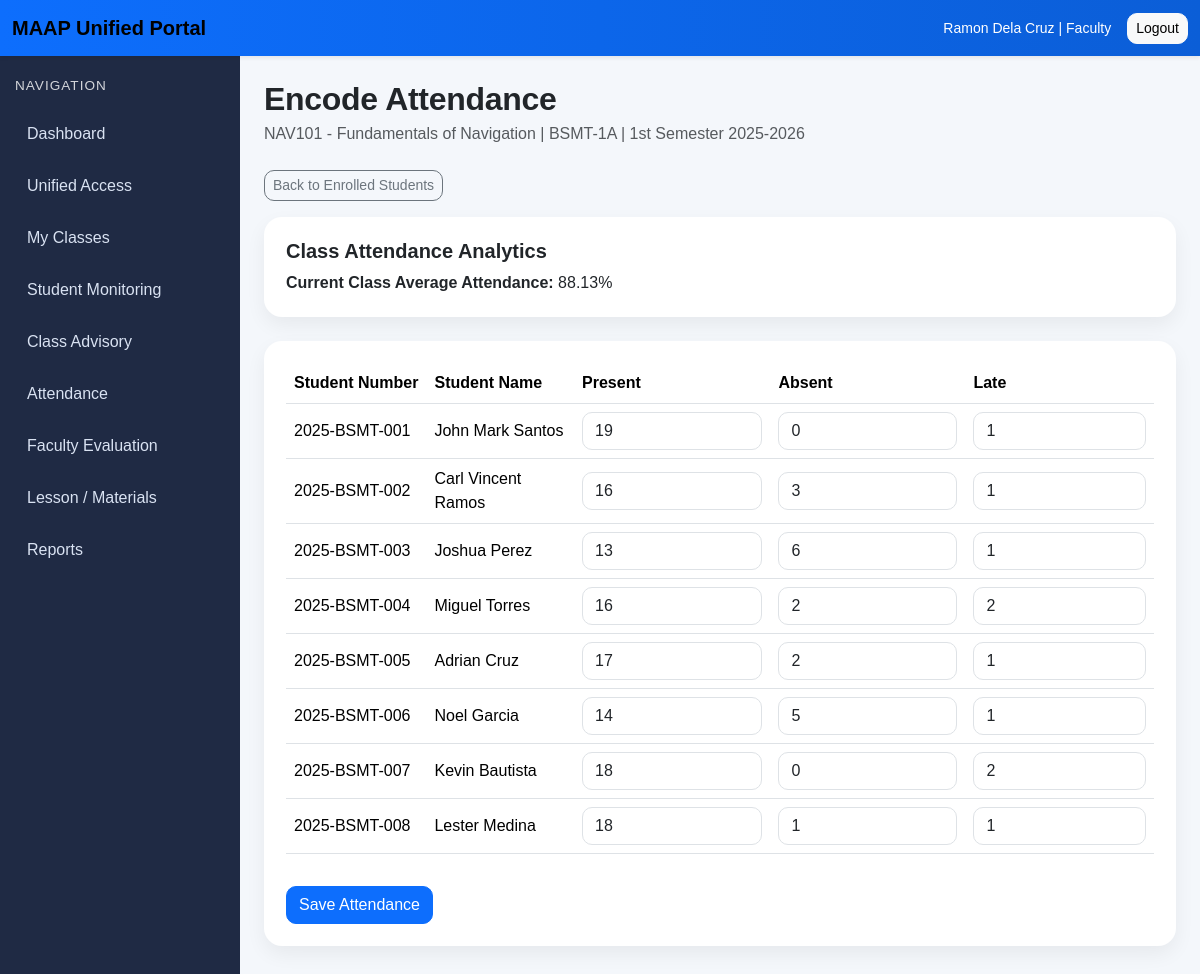
/academics/faculty/classes/1/attendance/ (signed in), run on an earlier commit of the app's database.
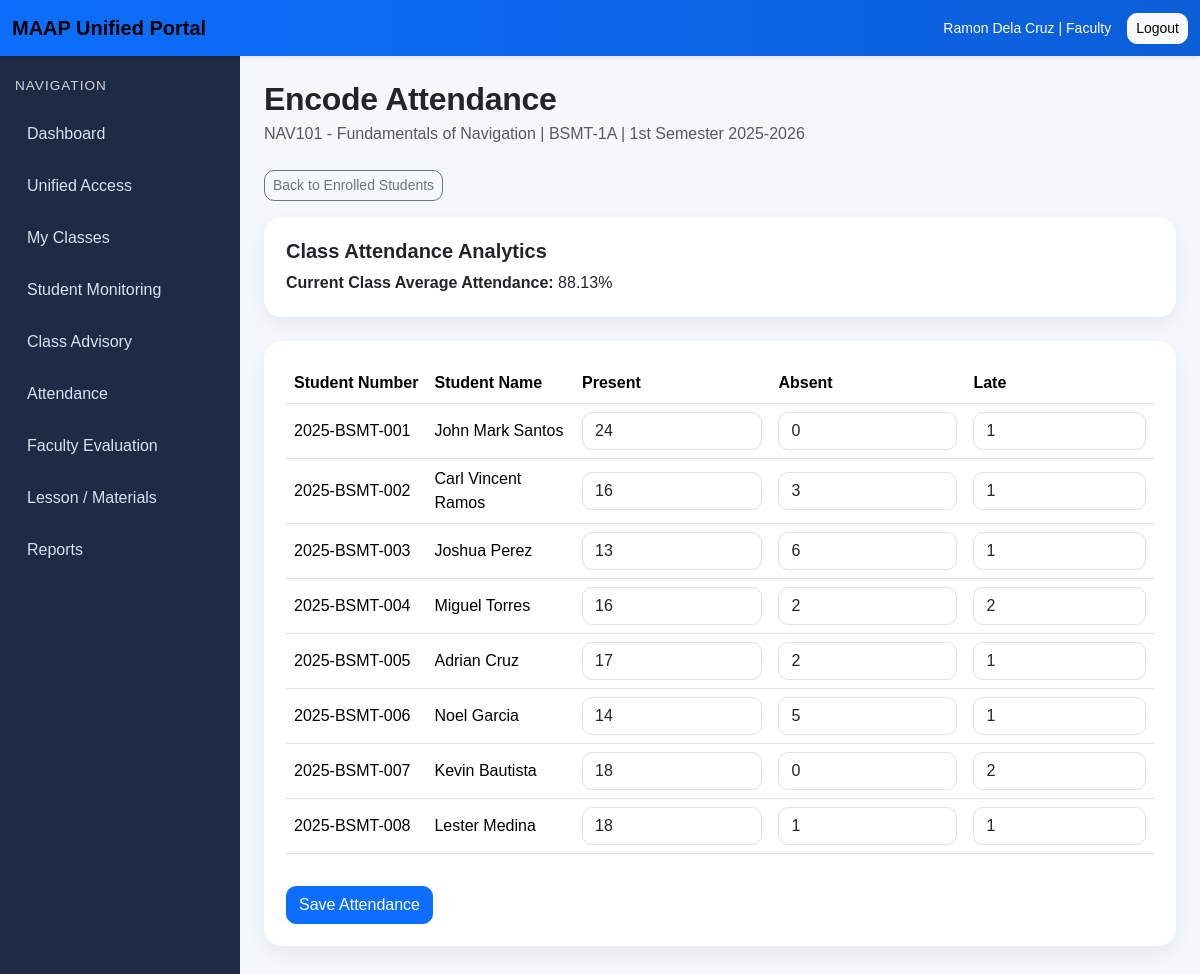
And on a later commit of the database.
### academics/models.py (models this page shows, shortened)
class Enrollment(models.Model):
    student = models.ForeignKey(
        StudentProfile,
        on_delete=models.CASCADE,
        related_name="enrollments"
    )
    class_section = models.ForeignKey(
        ClassSection,
        on_delete=models.CASCADE,
        related_name="enrollments"
    )
    enrolled_at = models.DateTimeField(auto_now_add=True)
    class Meta:
        ordering = ["student__student_number"]
        unique_together = ("student", "class_section")

class AttendanceSummary(models.Model):
    enrollment = models.OneToOneField(
        Enrollment,
        on_delete=models.CASCADE,
        related_name="attendance_summary"
    )
    present_count = models.PositiveIntegerField(default=0)
    absent_count = models.PositiveIntegerField(default=0)
    late_count = models.PositiveIntegerField(default=0)
    attendance_percent = models.DecimalField(max_digits=5, decimal_places=2, default=0)
    status = models.CharField(max_length=20, blank=True)
    updated_at = models.DateTimeField(auto_now=True)
    class Meta:
        ordering = ["enrollment__class_section", "enrollment__student__student_number"]

class StudentProfile(models.Model):
    user = models.OneToOneField(
        settings.AUTH_USER_MODEL,
        on_delete=models.CASCADE,
        related_name="student_profile"
    )
    department = models.ForeignKey(
        Department,
        on_delete=models.SET_NULL,
        null=True,
        blank=True,
        related_name="students"
    )
    student_number = models.CharField(max_length=30, unique=True)
    year_level = models.CharField(max_length=20)
    section = models.CharField(max_length=50)
    class Meta:
        ordering = ["student_number"]

### accounts/models.py (models this page shows, shortened)
class CustomUser(AbstractUser):
    ROLE_CHOICES = [
        ("admin", "Admin"),
        ("faculty", "Faculty"),
        ("student", "Student"),
    ]
    role = models.CharField(max_length=20, choices=ROLE_CHOICES, default="student")

### academics/views.py (the view, shortened to what this page needs)
# urls.py: path("faculty/classes/<int:class_id>/attendance/", views.class_attendance_entry, name="class-attendance-entry"),
@login_required
def class_attendance_entry(request, class_id):
    if not _faculty_check(request):
        messages.error(request, "You are not authorized to access this page.")
        return redirect("role-redirect")
    faculty_profile = request.user.faculty_profile
    class_section = get_object_or_404(
        ClassSection.objects.select_related("subject", "faculty__user"),
        id=class_id,
        faculty=faculty_profile,
    )
    enrollments = list(
        Enrollment.objects
        .filter(class_section=class_section)
        .select_related("student__user", "student")
        .order_by("student__student_number")
    )
    attendance_map = {
        attendance.enrollment_id: attendance
        for attendance in AttendanceSummary.objects.filter(enrollment__in=enrollments)
    }
    rows = []
    for enrollment in enrollments:
        attendance = attendance_map.get(enrollment.id)
        rows.append({
            "enrollment": enrollment,
            "attendance": attendance,
        })
    class_average = (
        AttendanceSummary.objects
        .filter(enrollment__class_section=class_section)
        .aggregate(avg=Avg("attendance_percent"))
        .get("avg")
    )
    context = {
        "page_title": "Encode Attendance",
        "class_section": class_section,
        "rows": rows,
        "class_average": class_average,
    }
    return render(request, "academics/class_attendance_entry.html", context)

### academics/views.py (called while the page is built)
def _faculty_check(request):
    if request.user.role != "faculty":
        return False
    if not hasattr(request.user, "faculty_profile"):
        return False
    return True

### templates/academics/class_attendance_entry.html (shortened to what this page needs)
{% extends "base.html" %}
{% block content %}
<div class="page-header">
    <h2 class="fw-bold mb-1">Encode Attendance</h2>
    <p class="text-muted mb-0">
        {{ class_section.subject.code }} - {{ class_section.subject.title }} |
        {{ class_section.section_name }} |
        {{ class_section.term }} {{ class_section.school_year }}
    </p>
</div>
<div class="mb-3 d-flex gap-2">
    <a href="{% url 'enrolled-student-list' class_section.id %}" class="btn btn-outline-secondary btn-sm">
        Back to Enrolled Students
    </a>
</div>
<div class="section-box mb-4">
    <h5 class="fw-bold mb-2">Class Attendance Analytics</h5>
    <p class="mb-0">
        <strong>Current Class Average Attendance:</strong>
        {% if class_average %}
            {{ class_average|floatformat:2 }}%
        {% else %}
            No attendance data yet
        {% endif %}
    </p>
</div>
<div class="section-box">
    <form method="post">
        <div class="table-responsive">
            <table class="table align-middle">
                <thead>
                    <tr>
                        <th>Student Number</th>
                        <th>Student Name</th>
                        <th>Present</th>
                        <th>Absent</th>
                        <th>Late</th>
                    </tr>
                </thead>
                <tbody>
                    {% for row in rows %}
                    <tr>
                        <td>{{ row.enrollment.student.student_number }}</td>
                        <td>{{ row.enrollment.student.user.get_full_name }}</td>
                        <td>
                            <input type="number" min="0"
                                   name="present_count_{{ row.enrollment.id }}"
                                   class="form-control"
                                   value="{% if row.attendance %}{{ row.attendance.present_count }}{% else %}0{% endif %}">
                        </td>
                        <td>
                            <input type="number" min="0"
                                   name="absent_count_{{ row.enrollment.id }}"
                                   class="form-control"
                                   value="{% if row.attendance %}{{ row.attendance.absent_count }}{% else %}0{% endif %}">
                        </td>
                        <td>
                            <input type="number" min="0"
                                   name="late_count_{{ row.enrollment.id }}"
                                   class="form-control"
                                   value="{% if row.attendance %}{{ row.attendance.late_count }}{% else %}0{% endif %}">
                        </td>
                    </tr>
                    {% empty %}
                    <tr>
                        <td colspan="5" class="text-center text-muted">No enrolled students found.</td>
                    </tr>
                    {% endfor %}
                </tbody>
            </table>
        </div>
        <div class="mt-3">
            <button type="submit" class="btn btn-primary">Save Attendance</button>
        </div>
    </form>
</div>
{% endblock %}

What changed in the data, as far as the page shows it:
changed through a linked row, Enrollment "2025-BSMT-001": attendance.present_count "19" → "24"
